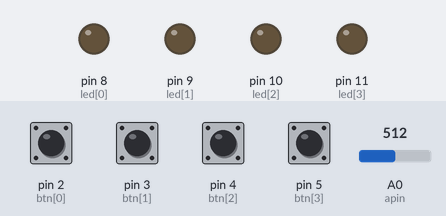
The sketch below on a simulated Arduino Uno, built with avr-gcc and run on an emulated ATmega328P. On the bench: output pins drawn as LEDs (lit = HIGH). The inputs (shaded band) are chosen by the test bench; at power-on: pin 2 (btn[0]), pin 3 (btn[1]), pin 4 (btn[2]), pin 5 (btn[3]) HIGH, A0 (apin) = 512. What the sketch prints to the serial monitor is not drawn.

Above: at 1.2 s.
1.3 s: pin 2 (btn[0]) pulled LOW for 0.15 s
At 1.51 s:
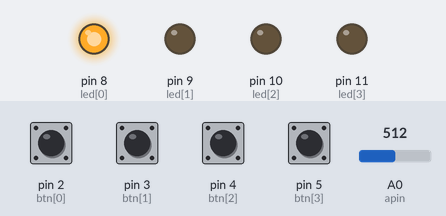
3.1 s: pin 3 (btn[1]) pulled LOW for 0.15 s
At 3.32 s:
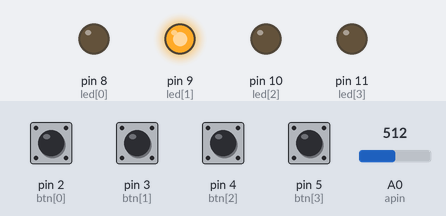
4.9 s: pin 4 (btn[2]) pulled LOW for 0.15 s
At 5.13 s:
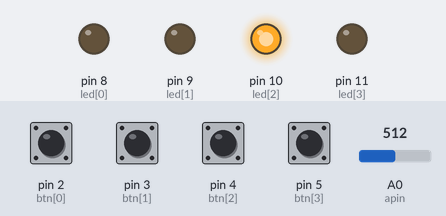
6.7 s: pin 5 (btn[3]) pulled LOW for 0.15 s
At 6.94 s:
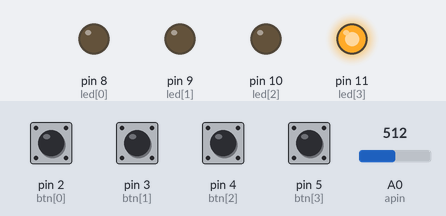
10.5 s: pin 2 (btn[0]) pulled LOW for 1 s
At 12.9 s:
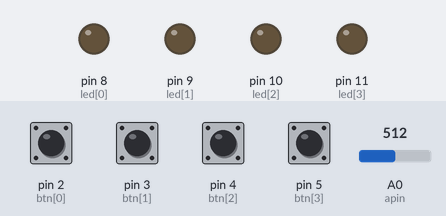
Timing chart, 0 to 14.1 s (numbered marks = the images above; inputs shaded):
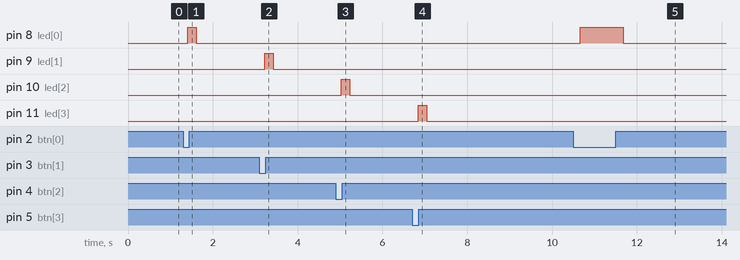

Measured:
- after the input at 1.3 s, pin 8 (led[0]): LOW → HIGH after 0.11 s, → LOW 0.20 s later
- after the input at 3.1 s, pin 9 (led[1]): LOW → HIGH after 0.12 s, → LOW 0.20 s later
- after the input at 4.9 s, pin 10 (led[2]): LOW → HIGH after 0.13 s, → LOW 0.20 s later
- after the input at 6.7 s, pin 11 (led[3]): LOW → HIGH after 0.14 s, → LOW 0.20 s later
- after the input at 10.5 s, pin 8 (led[0]): LOW → HIGH after 0.17 s, → LOW 1.0 s later

The sketch:

TalkOnly.ino
```cpp
int btn[4]={2,3,4,5}, led[4]={8,9,10,11}, apin=0;
const char cSTX=2, cETX=3, cCR=13, cLF=10;

void setup()
{
  for(int i=0; i<4; i++)
  {
    pinMode(led[i], OUTPUT);
    pinMode(btn[i], INPUT_PULLUP); // pull-up
  }
  Serial.begin(9600);
}

void loop()
{
  // LED 켜기
  for(int i=0; i<4; i++)
    digitalWrite(led[i], !digitalRead(btn[i]));

  // 상태수집
  String leds = "";
  leds += digitalRead(btn[0]) ? "0" : "1";
  leds += digitalRead(btn[1]) ? "0" : "1";
  leds += digitalRead(btn[2]) ? "0" : "1";
  leds += digitalRead(btn[3]) ? "0" : "1";
  String poten = strPadLeft(String(analogRead(apin)), 4);

  // 정보 내용만들기
  String st = "01," + leds + "," + poten;

  // BCC 만들기
  char BCC = 0;
  int len = st.length();
  for(int i=0; i<len; i++)
  {
    char c = st[i];
    BCC = BCC ^ c;
  }

  // 앞뒤 붙여 송신
  st = String(cSTX) + st + String(cETX) + String(BCC) + String(cCR) + String(cLF);
  Serial.print(st);

  delay(200);
}

//------------------ user function --------------------------
String strPadLeft(String st, int len)
{
  while(st.length() < len) {
    st = "0" + st;
  }
  return st;
}
```
